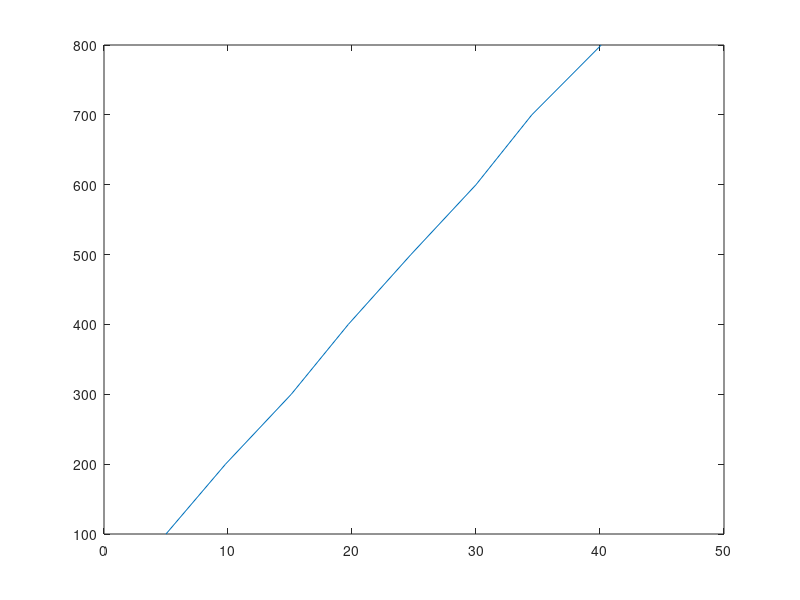

Write the MATLAB code that produced this figure.
clear all; close all; clc;
cm = [5 9.8 15.1 19.7 24.75 30 34.5 40.1];
setcount = [100 200 300 400 500 600 700 800];

plot(cm,setcount)
